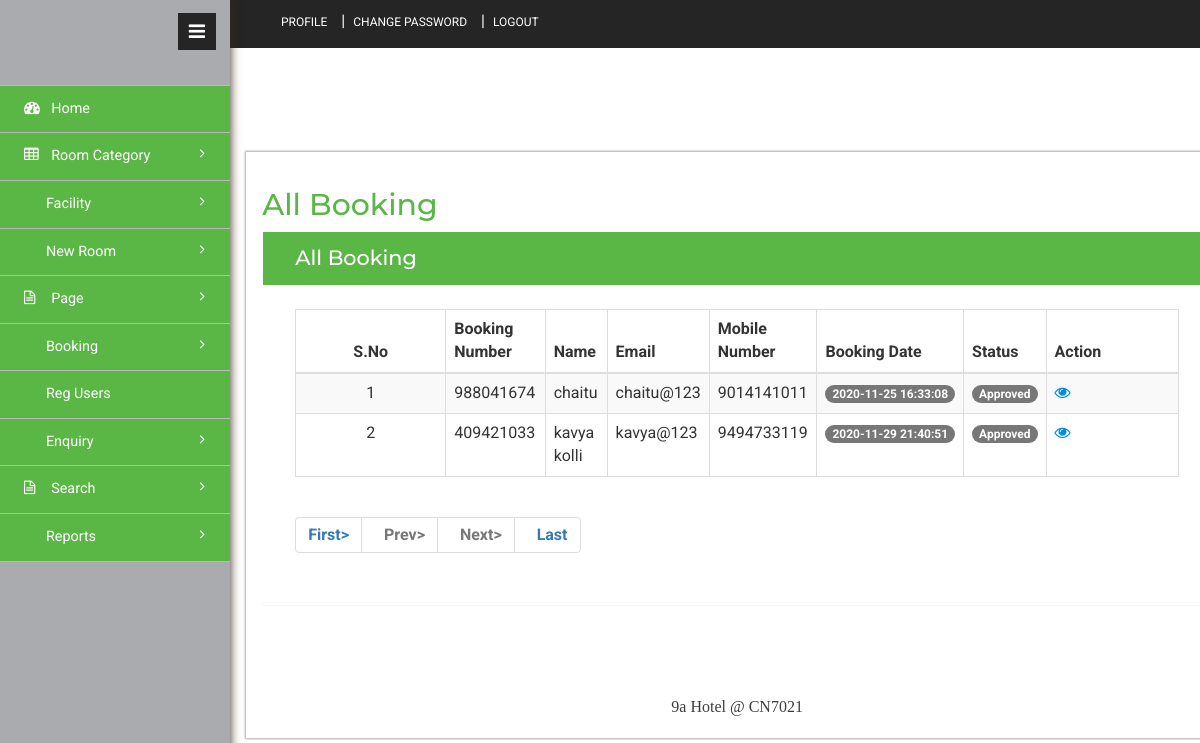
Page /admin/all-booking.php (signed in) on the committed database.
### tables this page shows
CREATE TABLE `tblbooking` (
  `ID` int(10) NOT NULL,
  `RoomId` int(5) DEFAULT NULL,
  `BookingNumber` varchar(120) DEFAULT NULL,
  `UserID` int(5) NOT NULL,
  `IDType` varchar(120) DEFAULT NULL,
  `Gender` varchar(50) DEFAULT NULL,
  `Address` mediumtext DEFAULT NULL,
  `CheckinDate` varchar(200) DEFAULT NULL,
  `CheckoutDate` varchar(200) DEFAULT NULL,
  `BookingDate` timestamp NULL DEFAULT current_timestamp(),
  `Remark` varchar(50) DEFAULT NULL,
  `Status` varchar(50) DEFAULT NULL,
  `UpdationDate` timestamp NULL DEFAULT NULL ON UPDATE current_timestamp()
);

CREATE TABLE `tbluser` (
  `ID` int(10) NOT NULL,
  `FullName` varchar(200) DEFAULT NULL,
  `MobileNumber` bigint(10) DEFAULT NULL,
  `Email` varchar(120) DEFAULT NULL,
  `Password` varchar(120) DEFAULT NULL,
  `RegDate` timestamp NULL DEFAULT current_timestamp()
);

### admin/all-booking.php (the view, shortened to what this page needs)
<?php
include('includes/dbconnection.php');
if (strlen($_SESSION['hbmsaid']==0)) {
  header('location:logout.php');
  } else{
?>
<!DOCTYPE HTML>
<html>
<head>
<link href="css/bootstrap.min.css" rel='stylesheet' type='text/css' />
<link href="css/style.css" rel='stylesheet' type='text/css' />
<link href="css/font-awesome.css" rel="stylesheet">
<link rel="stylesheet" href="css/icon-font.min.css" type='text/css' />
</head>
<body>
   <div class="page-container">
	<div class="left-content">
	   <div class="inner-content">
			<?php include_once('includes/header.php');?>
			<div class="content">
<div class="women_main">
	<div class="grids">
					<div class="progressbar-heading grids-heading">
						<h2>All Booking</h2>
					</div>
					<div class="panel panel-widget forms-panel">
						<div class="forms">
							<div class="form-grids widget-shadow" data-example-id="basic-forms">
								<div class="form-title">
									<h4>All Booking</h4>
								</div>
								<div class="form-body">
									     <table class="table table-bordered table-striped table-vcenter js-dataTable-full-pagination">
                                <thead>
                                    <tr>
                                        <th class="text-center">S.No</th>
                                        <th>Booking Number</th>
                                        <th>Name</th>
                                        <th class="d-none d-sm-table-cell">Email</th>
                                        <th class="d-none d-sm-table-cell">Mobile Number</th>
                                        <th class="d-none d-sm-table-cell">Booking Date</th>
                                        <th class="d-none d-sm-table-cell">Status</th>
                                        <th class="d-none d-sm-table-cell" style="width: 15%;">Action</th>
                                       </tr>
                                </thead>
                                <tbody>
                                    <?php
                                    if (isset($_GET['pageno'])) {
            $pageno = $_GET['pageno'];
        } else {
            $pageno = 1;
        }
        $no_of_records_per_page = 10;
        $offset = ($pageno-1) * $no_of_records_per_page;
        $ret = "SELECT ID FROM tblbooking";
$query1 = $dbh -> prepare($ret);
$query1->execute();
$total_rows=$query1->rowCount();
$total_pages = ceil($total_rows / $no_of_records_per_page);
$sql="SELECT tbluser.*,tblbooking.BookingNumber,tblbooking.ID,tblbooking.Status,tblbooking.BookingDate from tblbooking join tbluser on tblbooking.UserID=tbluser.ID  LIMIT $offset, $no_of_records_per_page";
$query = $dbh -> prepare($sql);
$query->execute();
$results=$query->fetchAll(PDO::FETCH_OBJ);
$cnt=1;
if($query->rowCount() > 0)
{
foreach($results as $row)
{               ?>
                                    <tr>
                                        <td class="text-center"><?php echo htmlentities($cnt);?></td>
                                        <td class="font-w600"><?php  echo htmlentities($row->BookingNumber);?></td>
                                        <td class="font-w600"><?php  echo htmlentities($row->FullName);?></td>
                                        <td class="d-none d-sm-table-cell"><?php  echo htmlentities($row->Email);?></td>
                                        <td class="d-none d-sm-table-cell"><?php  echo htmlentities($row->MobileNumber);?></td>
                                        <td class="d-none d-sm-table-cell">
                                            <span class="badge badge-primary"><?php  echo htmlentities($row->BookingDate);?></span>
                                        </td>
                                         <?php if($row->Status==""){ ?>
                     <td class="font-w600"><?php echo "Not Updated Yet"; ?></td>
<?php } else { ?>
                                        <td class="d-none d-sm-table-cell">
                                            <span class="badge badge-primary"><?php  echo htmlentities($row->Status);?></span>
                                        </td>
<?php } ?>
                                         <td class="d-none d-sm-table-cell"><a href="view-booking-detail.php?bookingid=<?php echo htmlentities ($row->BookingNumber);?>"><i class="fa fa-eye" aria-hidden="true"></i></a></td>
                                    </tr>
                                    <?php $cnt=$cnt+1;}} else { ?>
                                 <tr>
                                	<td colspan="8" style="color:red; font-size:22px; text-align:center">No record found</td>
                                </tr>
                            <?php } ?>
                                </tbody>
                            </table>
                            <div align="left">
    <ul class="pagination" >
        <li><a href="?pageno=1"><strong>First></strong></a></li>
        <li class="<?php if($pageno <= 1){ echo 'disabled'; } ?>">
            <a href="<?php if($pageno <= 1){ echo '#'; } else { echo "?pageno=".($pageno - 1); } ?>"><strong style="padding-left: 10px">Prev></strong></a>
        </li>
        <li class="<?php if($pageno >= $total_pages){ echo 'disabled'; } ?>">
            <a href="<?php if($pageno >= $total_pages){ echo '#'; } else { echo "?pageno=".($pageno + 1); } ?>"><strong style="padding-left: 10px">Next></strong></a>
        </li>
        <li><a href="?pageno=<?php echo $total_pages; ?>"><strong style="padding-left: 10px">Last</strong></a></li>
    </ul>
</div>
								</div>
							</div>
						</div>
					</div>
				</div>
<?php include_once('includes/footer.php');?>
</div>
</div>
		</div>
</div>
			<?php include_once('includes/sidebar.php');?>
							</div>
</body>
</html><?php }  ?>

### rows in the picture
tblbooking: BookingNumber "988041674", UserID.FullName "chaitu", UserID.Email "chaitu@123", UserID.MobileNumber "9014141011", BookingDate "2020-11-25 16:33:08", Status "Approved"
tblbooking: BookingNumber "409421033", UserID.FullName "kavya kolli", UserID.Email "kavya@123", UserID.MobileNumber "9494733119", BookingDate "2020-11-29 21:40:51", Status "Approved"
